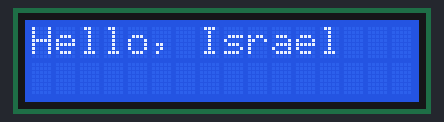
The sketch below on a simulated Arduino Uno, built with avr-gcc and run on an emulated ATmega328P. On the bench: 16×2 character LCD.

Above: at 0.2 s.
At 3.2 s:
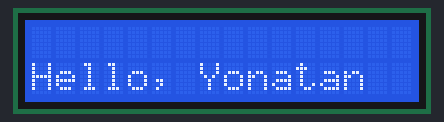

The sketch:

lcd1.ino
```cpp
//YWROBOT
//Compatible with the Arduino IDE 1.0
//Library version:1.1
#include <Wire.h>
#include <LiquidCrystal_I2C.h>

LiquidCrystal_I2C lcd(0x27,16,2);  // set the LCD address to 0x27 for a 16 chars and 2 line display

void setup()
{
  lcd.init();                      // initialize the lcd
  lcd.init();
  // Print a message to the LCD.
  lcd.backlight();
  lcd.setCursor(0,0);
  lcd.print("Hello, Israel");
  delay(3000);
  lcd.clear();
  lcd.setCursor(0,1);
  lcd.print("Hello, Yonatan");
}


void loop()
{
}
```
